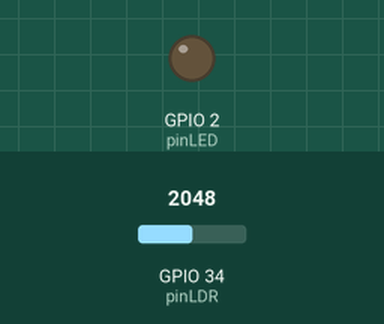
Simulated run of this sketch. Board: ESP32. Shown: output pins drawn as LEDs (lit = HIGH). The inputs (shaded band) are chosen by the test bench; at power-on: GPIO 34 (pinLDR) = 2048. What the sketch prints to the serial monitor is not drawn.

Above: at 2.8 s.
2.9 s: GPIO 34 (pinLDR) set to 1927
At 4.5 s:
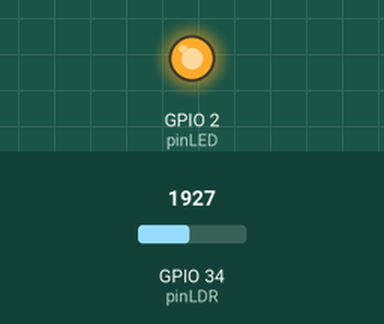
5.6 s: GPIO 34 (pinLDR) set to 2040
At 7.3 s:
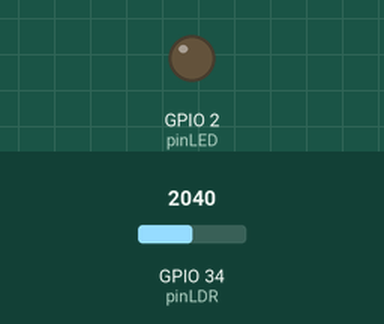
8.3 s: GPIO 34 (pinLDR) set to 1960
At 10.4 s:
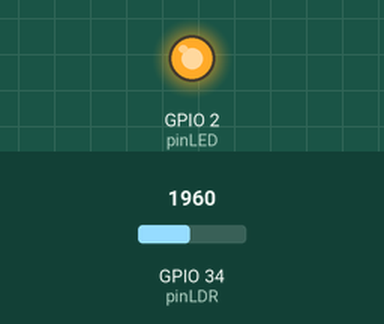
Timing chart, 0 to 11.9 s (numbered marks = the images above; inputs shaded):
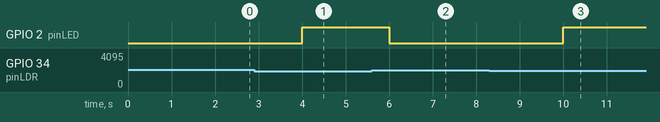

The sketch:

issue_3.ino
```cpp
const int pinLDR = 34;   // Entrada analógica correcta
const int pinLED = 2;    // Salida para LED

int valorLDR = 0;
int umbral = 2000;

void setup() {
  Serial.begin(115200);
  pinMode(pinLED, OUTPUT);
  Serial.println("Sistema iniciat...");
}

void loop() {
  valorLDR = analogRead(pinLDR);

  Serial.print("Valor LDR: ");
  Serial.println(valorLDR);

  if (valorLDR < umbral) {
    digitalWrite(pinLED, HIGH);
    Serial.println("⚠️ PERILL: poca llum!");
  } else {
    digitalWrite(pinLED, LOW);
    Serial.println("Llum correcta");
  }

  delay(2000);
}
```

Measured:
- the behaviour switches between 2000 and 1999 on GPIO 34 (pinLDR) (found by bisection; images 0 and 1)
- after the input at 2.9 s, GPIO 2 (pinLED): LOW → HIGH after 1.1 s
- after the input at 5.6 s, GPIO 2 (pinLED): HIGH → LOW after 0.40 s
- after the input at 8.3 s, GPIO 2 (pinLED): LOW → HIGH after 1.7 s
